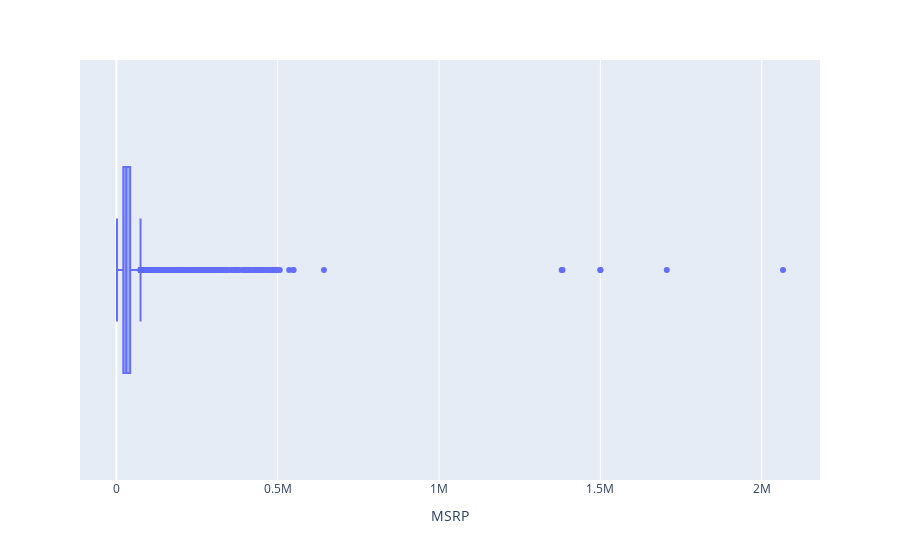

Notebook source saved alongside this figure:
### Markdown cell above
#### Detecting and Handling Outliers by creating a box plot

### Code cell
import plotly.express as px #To determine IQR and find outliers using a box plot
def detect_outliers(data, value):
    fig = px.box(data, value)
    fig.show()
detect_outliers(dataset, dataset['MSRP'])

### Figure 1 — Plotly figure (JSON) as saved in the notebook; plotly's stock layout.template omitted (floating-point values rounded to 4 significant figures; data arrays with more than 128 entries replaced by an {"elided": "..."} marker saying what was removed)
{"data": [{"alignmentgroup": "True", "hovertemplate": "MSRP=%{x}<extra></extra>", "legendgroup": "", "marker": {"color": "#636efa"}, "name": "", "notched": false, "offsetgroup": "", "orientation": "h", "showlegend": false, "type": "box", "x": {"elided": "11199 int values"}, "x0": " ", "xaxis": "x", "y0": " ", "yaxis": "y"}], "layout": {"boxmode": "group", "legend": {"tracegroupgap": 0}, "margin": {"t": 60}, "xaxis": {"anchor": "y", "domain": [0, 1], "title": {"text": "MSRP"}}, "yaxis": {"anchor": "x", "domain": [0, 1]}}}
